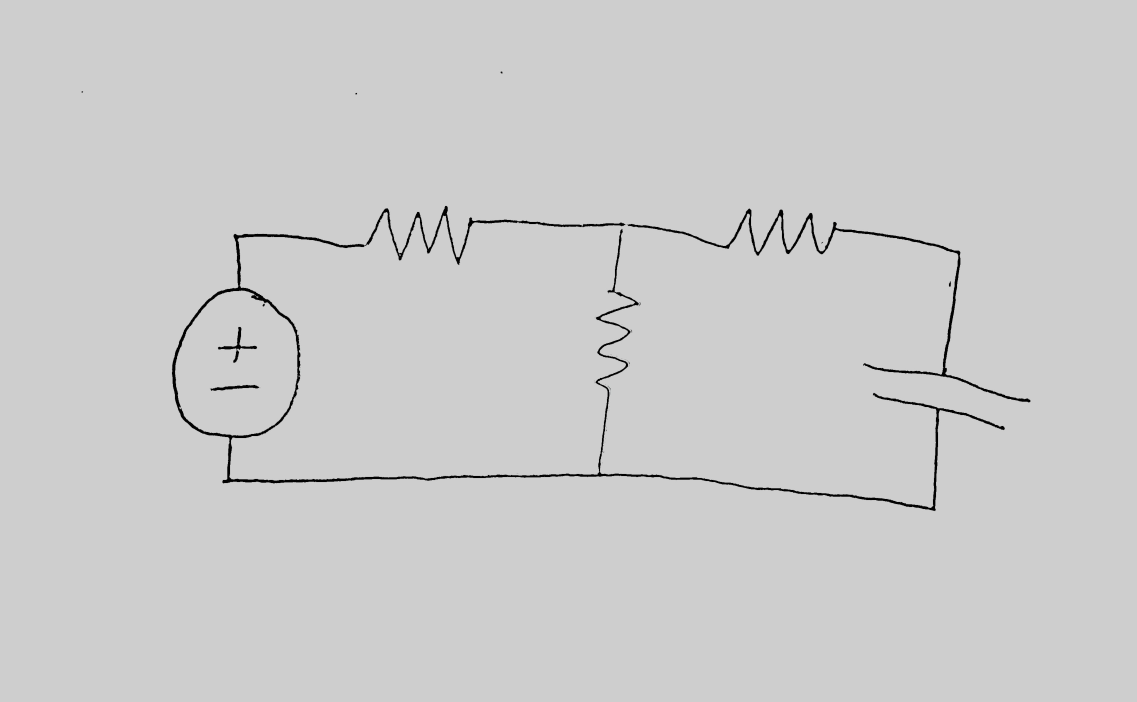
%> input picture scans/scan1.jpg, 3411 x 2106 px (shown at 1/3 size)
$ octave cktLines.m   (GNU Octave 9; MATLAB toolbox functions it lacks are replaced by stand-ins)
%> lines starting %> are read from the running program, lines starting %| are printed output that depends on the picture; in (x1, y1, x2, y2) boxes, pixels count from 0 and x2, y2 are one past the last pixel; in counts of white or black regions, pixels touching at a corner belong together; the program's own positions count from 1
clc;clear all;close all;
ckt = imread('scan1.jpg');
%ckt = imresize(ckt,[2500 2500]);
bwckt = im2bw(ckt);
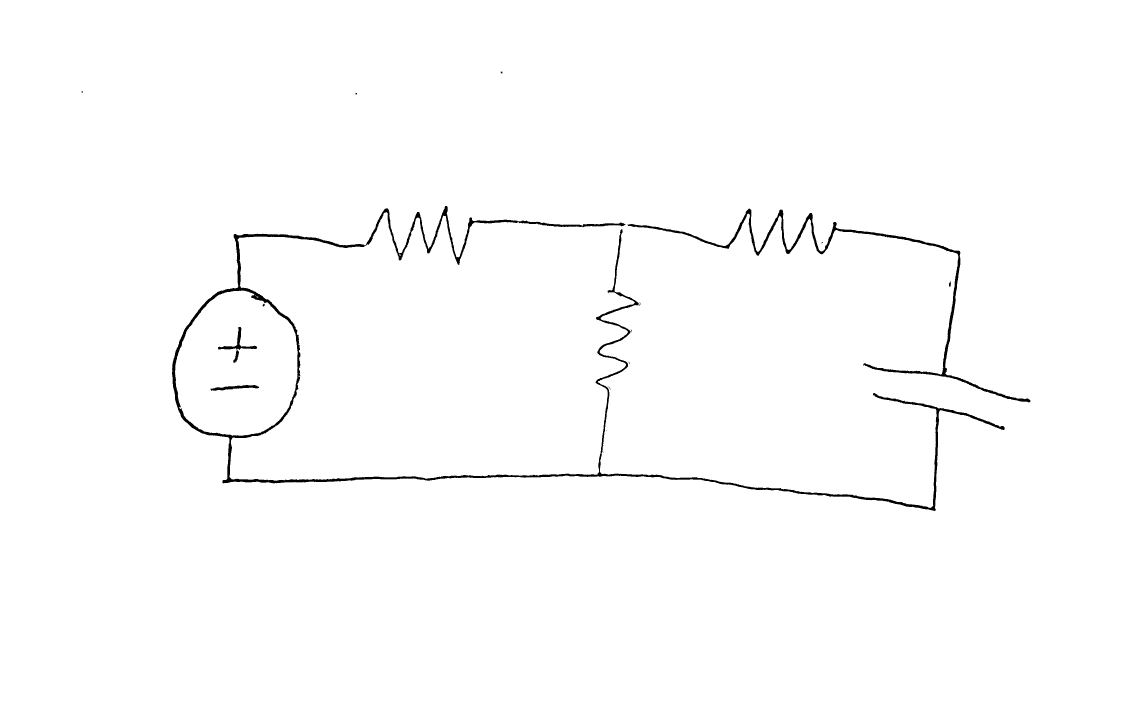
%> bwckt: size 2106x3411 logical (shown at 1/3 size); 99% white; 20 black regions (13 under 20 px), largest, box (x1, y1, x2, y2) and area: (516, 618, 3014, 1533) 50969, (1882, 626, 3091, 1207) 17417, (654, 981, 771, 1088) 1693
% [5 lines of commented-out code are left out]
%% Denoising
ratio = round(mean(sum(bwckt))/400)
%> ratio = 5
denoise2 = wiener2(bwckt,[ratio ratio]);
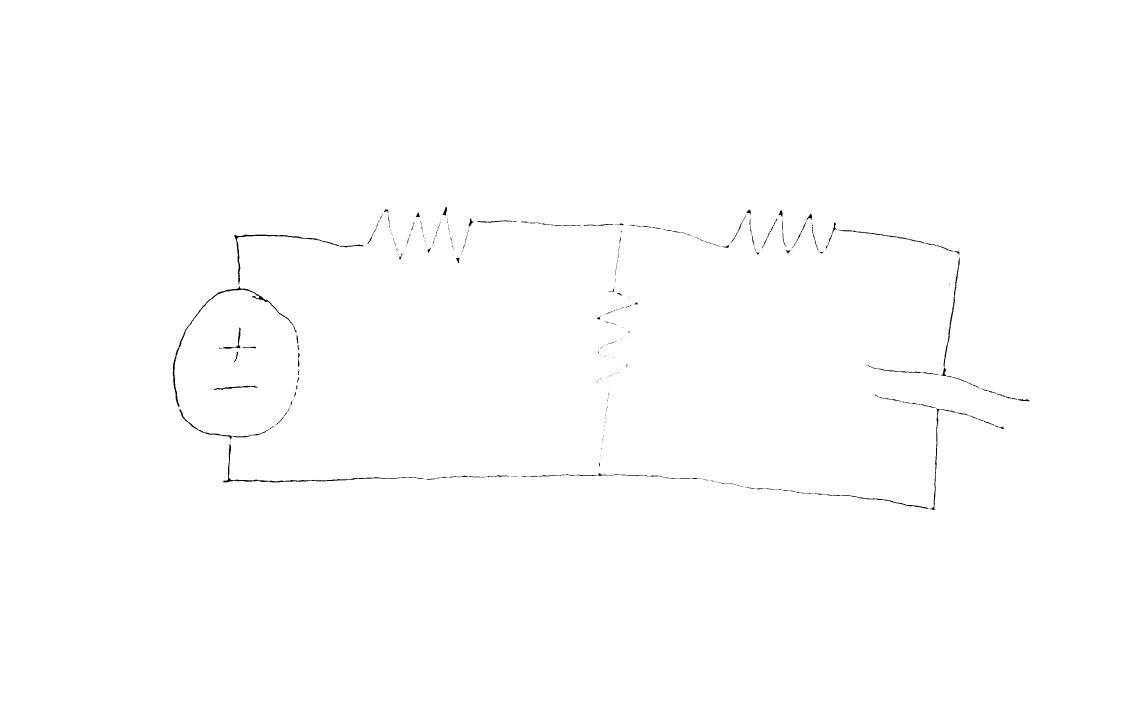
%> denoise2: size 2106x3411 logical (shown at 1/3 size); 99.7% white; 258 black regions (169 under 20 px), largest, box (x1, y1, x2, y2) and area: (518, 858, 890, 1223) 2578, (670, 1331, 1272, 1448) 2192, (703, 704, 1091, 854) 1912
imshow(imdilate(bwckt, strel('disk',round(ratio/6))));

%%
% test = imerode(bwckt,strel('disk',round(1.5*ratio)));
% imshow(test)
figure;
test2 = imdilate(bwckt, strel('disk',round(ratio/6)));
figure;
imshow(test2)
test3 = imerode(bwckt,strel('disk',ratio));
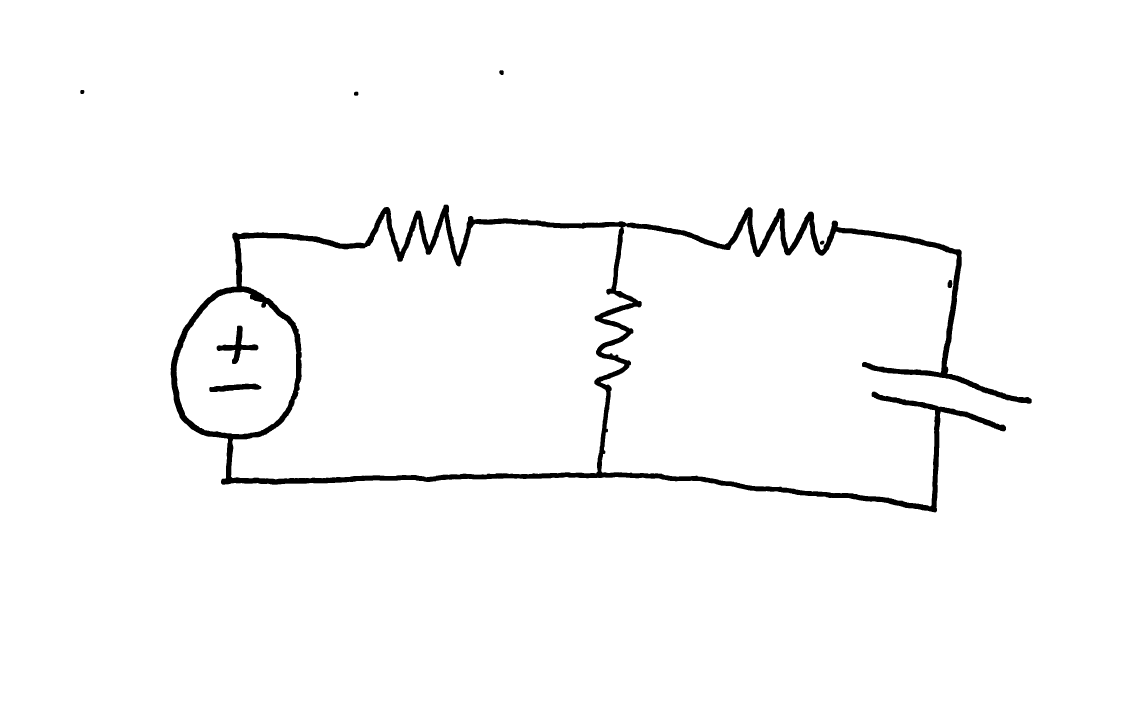
%> test3: size 2106x3411 logical (shown at 1/3 size); 97.8% white; 8 black regions, largest, box (x1, y1, x2, y2) and area: (512, 614, 3095, 1537) 154288, (650, 977, 775, 1092) 3656, (628, 1151, 784, 1176) 2502
figure;
imshow(test3)
%%
sample_dilation_denoised = imdilate(imerode(bwckt,strel('disk',1)),strel('disk',1));
%> sample_dilation_denoised: size 2106x3411 logical; 99% white; 20 black regions (13 under 20 px), largest, box (x1, y1, x2, y2) and area: (516, 618, 3014, 1533) 50990, (1882, 626, 3091, 1207) 17418, (654, 981, 771, 1088) 1694
[sample_label, num_islands] = bwlabel(sample_dilation_denoised);
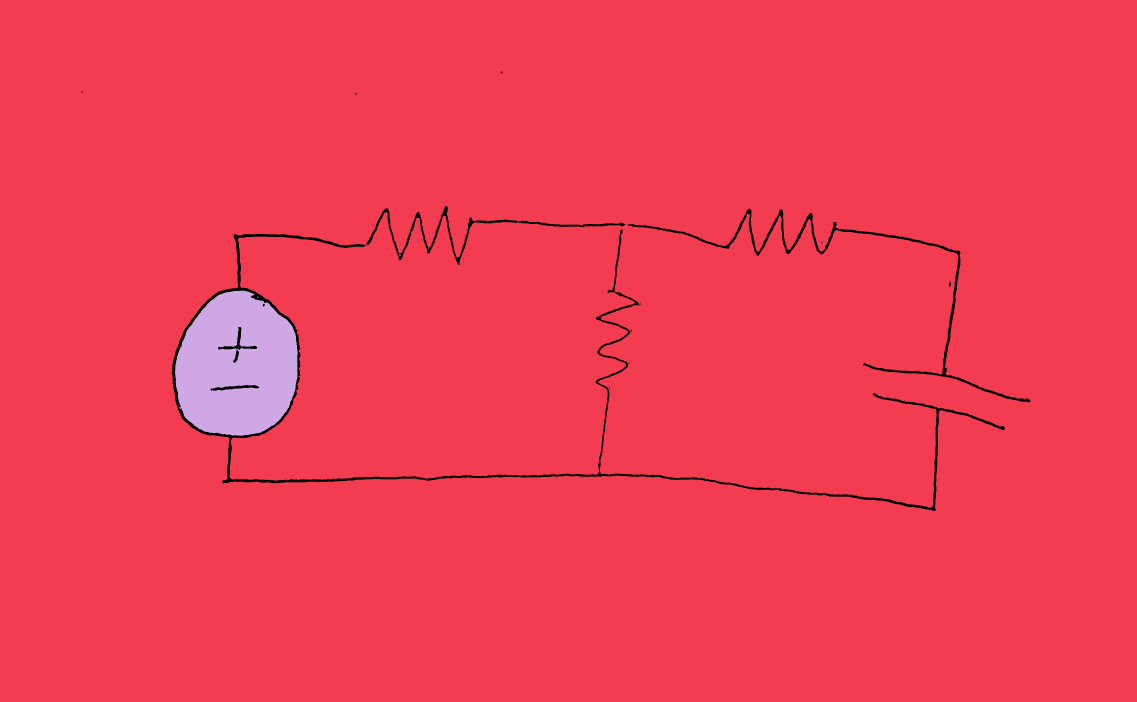
%> sample_label: size 2106x3411 double (shown at 1/3 size); 6 distinct labels, from 0 to 5; one colour per label, 0 black
%> num_islands = 5

for aa = 1:num_islands
    if( sum(sum(sample_label == aa)) <= 125 )
        sample_label(sample_label == aa) = 0;
    end
end
%> this loop made 5 passes
%> sample_label: size 2106x3411 double; 3 distinct labels, from 0 to 2
bwckt_denoised = im2bw(sample_label);
%> bwckt_denoised: size 2106x3411 logical; 99% white; 20 black regions (13 under 20 px), largest, box (x1, y1, x2, y2) and area: (516, 618, 3014, 1533) 51024, (1882, 626, 3091, 1207) 17418, (654, 981, 771, 1088) 1694
figure; imshow(bwckt_denoised); title('Denoised');

bwckt_skel= bwmorph(imdilate(~bwckt_denoised,strel('disk',1)),'thin',Inf);
%> bwckt_skel: size 2106x3411 logical; 0.14% white in thin lines or dots, all inside (x1, y1, x2, y2) = (246, 217, 3087, 1531)
%bwckt_skel = bwmorph(~bwckt_denoised,'skel',Inf);
figure; imshow(bwckt_skel); title('Skeletonized');

BW = imdilate(bwckt_skel,strel('line',5,90));
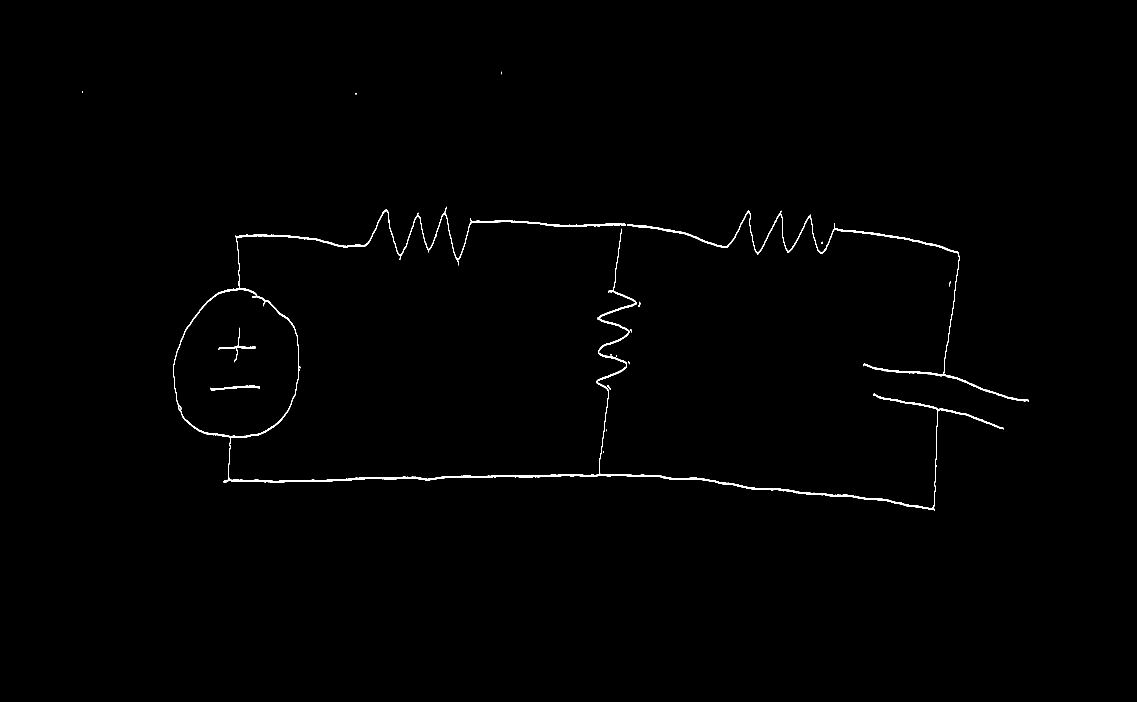
%> BW: size 2106x3411 logical (shown at 1/3 size); 0.53% white; 17 white regions (7 under 20 px), largest, box (x1, y1, x2, y2) and area: (520, 620, 3010, 1533) 28047, (1881, 631, 3087, 1205) 8554, (632, 1157, 780, 1172) 741
%BW = edge(bwckt_skel, 'canny')

figure;imshow(BW);hold on; title('Dilated w/ Initial Lines');

%circle jerk detection
% [centers, radii, metric] = imfindcircles(BW,[20 40]);
% viscircles(centers, radii(1),'EdgeColor','b');

% Hough transform line detection
[H,theta,rho] = hough(BW, 'Theta', [-90, 82]);
%> theta = [-90 82]; rho = 8017 values from -4008 to 4008
P = houghpeaks(H,5,'threshold',ceil(0.3*max(H(:))));
%> P = [2582 1; 3334 1]
lines = houghlines(BW,theta,rho,P,'FillGap',3,'MinLength',floor(min(size(BW))/2.4));
%> lines = empty struct

%> (the run ends here)
